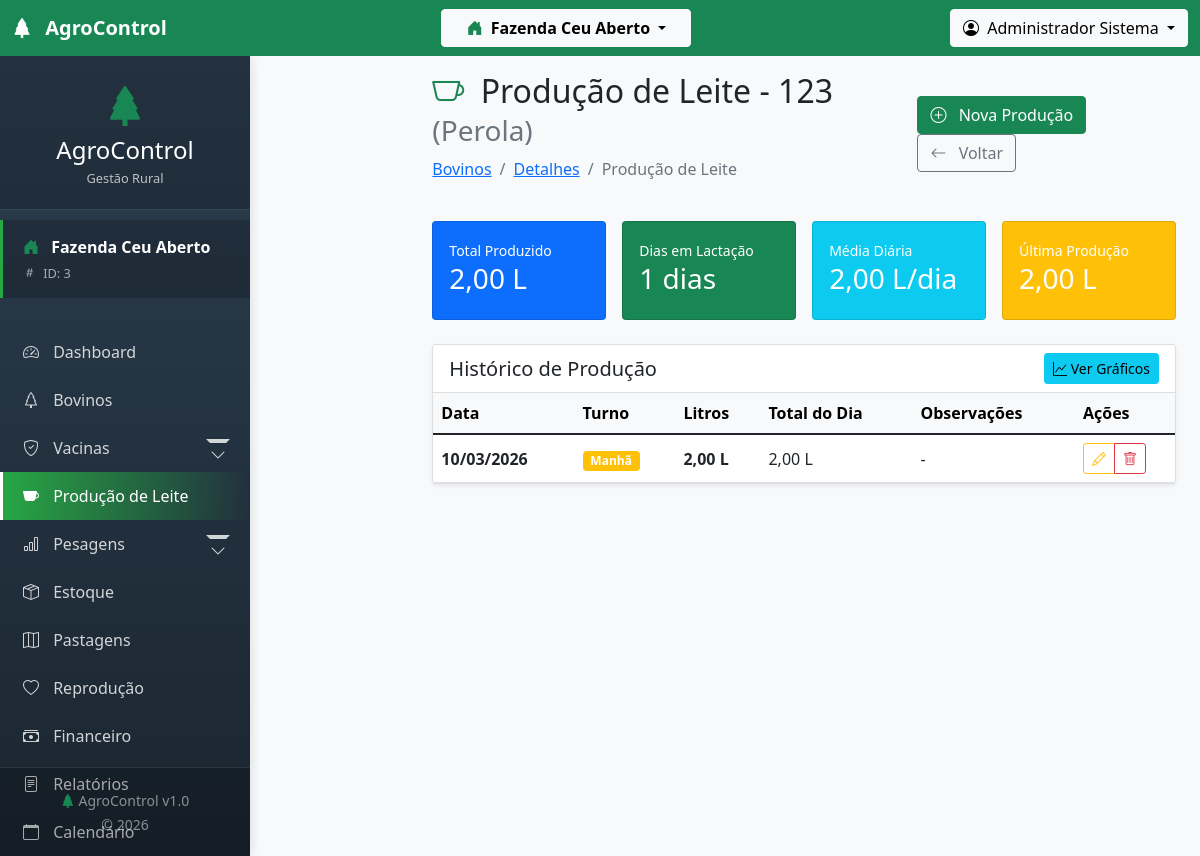
The app's page /modules/bovinos/acoes/leite/index.php?bovino_id=2 (signed in) with its own data.
### tables this page shows
CREATE TABLE `bovinos` (
  `id` int(11) NOT NULL AUTO_INCREMENT,
  `id_fazenda` int(11) NOT NULL,
  `id_usuario_cadastro` int(11) DEFAULT NULL,
  `id_raca` int(11) DEFAULT NULL,
  `id_situacao` int(11) DEFAULT NULL,
  `id_piquete_atual` int(11) DEFAULT NULL,
  `id_pai` int(11) DEFAULT NULL,
  `id_mae` int(11) DEFAULT NULL,
  `brinco` varchar(50) NOT NULL,
  `brinco_eletronico` varchar(50) DEFAULT NULL,
  `brinco_pai` varchar(50) DEFAULT NULL,
  `brinco_mae` varchar(50) DEFAULT NULL,
  `nome` varchar(100) DEFAULT NULL,
  `registro_abcrh` varchar(50) DEFAULT NULL,
  `registro_anc` varchar(50) DEFAULT NULL,
  `data_nascimento` date DEFAULT NULL,
  `sexo` enum('M','F') NOT NULL,
  `peso_nascimento` decimal(7,2) DEFAULT NULL,
  `peso_atual` decimal(7,2) DEFAULT NULL,
  `condicao_corporal` decimal(3,2) DEFAULT NULL,
  `cor_pelagem` varchar(50) DEFAULT NULL,
  `origem` enum('nascido','comprado','doacao','troca') DEFAULT 'nascido',
  `data_entrada` date NOT NULL,
  `valor_compra` decimal(10,2) DEFAULT NULL,
  `comprado_de` varchar(255) DEFAULT NULL,
  `nome_pai` varchar(100) DEFAULT NULL,
  `raca_pai` varchar(100) DEFAULT NULL,
  `nome_mae` varchar(100) DEFAULT NULL,
  `raca_mae` varchar(100) DEFAULT NULL,
  `data_saida` date DEFAULT NULL,
  `motivo_saida` varchar(100) DEFAULT NULL,
  `valor_venda` decimal(10,2) DEFAULT NULL,
  `observacoes` text DEFAULT NULL,
  `ativo` tinyint(1) DEFAULT 1,
  `data_cadastro` timestamp NULL DEFAULT current_timestamp(),
  `data_atualizacao` timestamp NULL DEFAULT NULL ON UPDATE current_timestamp(),
  PRIMARY KEY (`id`),
  UNIQUE KEY `unique_brinco_fazenda` (`id_fazenda`,`brinco`),
  KEY `id_raca` (`id_raca`),
  KEY `id_pai` (`id_pai`),
  KEY `id_mae` (`id_mae`),
  KEY `idx_bovinos_fazenda` (`id_fazenda`),
  KEY `idx_bovinos_situacao` (`id_situacao`),
  KEY `idx_bovinos_piquete` (`id_piquete_atual`),
  KEY `id_usuario_cadastro` (`id_usuario_cadastro`),
  CONSTRAINT `bovinos_ibfk_1` FOREIGN KEY (`id_fazenda`) REFERENCES `fazendas` (`id`) ON DELETE CASCADE,
  CONSTRAINT `bovinos_ibfk_2` FOREIGN KEY (`id_raca`) REFERENCES `racas` (`id`),
  CONSTRAINT `bovinos_ibfk_3` FOREIGN KEY (`id_situacao`) REFERENCES `situacoes` (`id`),
  CONSTRAINT `bovinos_ibfk_4` FOREIGN KEY (`id_piquete_atual`) REFERENCES `piquetes` (`id`),
  CONSTRAINT `bovinos_ibfk_5` FOREIGN KEY (`id_pai`) REFERENCES `bovinos` (`id`),
  CONSTRAINT `bovinos_ibfk_6` FOREIGN KEY (`id_mae`) REFERENCES `bovinos` (`id`),
  CONSTRAINT `bovinos_ibfk_7` FOREIGN KEY (`id_usuario_cadastro`) REFERENCES `usuarios` (`id`)
);

CREATE TABLE `producao_leite` (
  `id` int(11) NOT NULL AUTO_INCREMENT,
  `id_bovino` int(11) NOT NULL,
  `data_producao` date NOT NULL,
  `turno` enum('manha','tarde','noite','unico') DEFAULT 'unico',
  `quantidade_litros` decimal(7,2) NOT NULL,
  `qualidade` varchar(50) DEFAULT NULL,
  `observacoes` text DEFAULT NULL,
  `data_cadastro` timestamp NULL DEFAULT current_timestamp(),
  PRIMARY KEY (`id`),
  KEY `id_bovino` (`id_bovino`),
  KEY `idx_producao_data` (`data_producao`),
  CONSTRAINT `producao_leite_ibfk_1` FOREIGN KEY (`id_bovino`) REFERENCES `bovinos` (`id`) ON DELETE CASCADE
);

### config/tenant.php (called while the page is built, shortened)
<?php
require_once __DIR__ . '/database.php';
class TenantManager {
    public static function getActiveFarmId() {
        return $_SESSION['fazenda_ativa_id'] ?? null;
    }
    public static function addTenantFilter($tableAlias = '') {
        $farmId = self::getActiveFarmId();
        return " id_fazenda = $farmId ";
    }
}
function getActiveFarmId() {
    return TenantManager::getActiveFarmId();
}
?>

### config/database.php (called while the page is built, shortened)
<?php
$conn = new mysqli(DB_HOST, DB_USER, DB_PASSWORD, DB_NAME);
$conn->set_charset("utf8");
function executeQuery($sql) {
    global $conn;
    $result = $conn->query($sql);
    return $result;
}
?>

### modules/bovinos/acoes/leite/index.php (the view, shortened to what this page needs)
<?php
require_once '../../../../config/database.php';
require_once '../../../../config/tenant.php';
$bovino_id = isset($_GET['bovino_id']) ? intval($_GET['bovino_id']) : 0;
$sqlBovino = "SELECT id, brinco, nome FROM bovinos WHERE id = $bovino_id AND " . TenantManager::addTenantFilter();
$resultBovino = executeQuery($sqlBovino);
$bovino = $resultBovino->fetch_assoc();
$sql = "SELECT * FROM producao_leite
        WHERE id_bovino = $bovino_id
        ORDER BY data_producao DESC,
                 FIELD(turno, 'manha', 'tarde', 'noite', 'unico')";
$producoes = executeQuery($sql);
$totalLitros = 0;
$totalDias = 0;
$mediaDiaria = 0;
$ultimaProducao = null;
if ($producoes && $producoes->num_rows > 0) {
    $dias = [];
    while ($p = $producoes->fetch_assoc()) {
        $totalLitros += $p['quantidade_litros'];
        $dias[$p['data_producao']] = true;
    }
    $totalDias = count($dias);
    $mediaDiaria = $totalDias > 0 ? $totalLitros / $totalDias : 0;
    $producoes->data_seek(0);
    $ultimaProducao = $producoes->fetch_assoc();
    $producoes->data_seek(0);
}
include '../../../../includes/header.php';
include '../../../../includes/sidebar.php';
?>
<main class="col-lg-10 ms-auto px-4 py-3">
    <div class="d-flex justify-content-between align-items-center mb-4">
        <div>
            <h1 class="h2">
                <i class="bi bi-cup me-2 text-success"></i>
                Produção de Leite - <?php echo $bovino['brinco']; ?>
                <?php if ($bovino['nome']): ?>
                    <small class="text-muted">(<?php echo $bovino['nome']; ?>)</small>
                <?php endif; ?>
            </h1>
            <nav aria-label="breadcrumb">
                <ol class="breadcrumb">
                    <li class="breadcrumb-item"><a href="../../index.php">Bovinos</a></li>
                    <li class="breadcrumb-item"><a href="../../visualizar.php?id=<?php echo $bovino_id; ?>">Detalhes</a></li>
                    <li class="breadcrumb-item active">Produção de Leite</li>
                </ol>
            </nav>
        </div>
        <div>
            <a href="cadastrar.php?bovino_id=<?php echo $bovino_id; ?>" class="btn btn-success">
                <i class="bi bi-plus-circle me-2"></i>
                Nova Produção
            </a>
            <a href="../../visualizar.php?id=<?php echo $bovino_id; ?>" class="btn btn-outline-secondary">
                <i class="bi bi-arrow-left me-2"></i>
                Voltar
            </a>
        </div>
    </div>
    <div class="row g-3 mb-4">
        <div class="col-md-3 col-sm-6">
            <div class="card bg-primary text-white">
                <div class="card-body">
                    <small>Total Produzido</small>
                    <h3><?php echo number_format($totalLitros, 2, ',', '.'); ?> L</h3>
                </div>
            </div>
        </div>
        <div class="col-md-3 col-sm-6">
            <div class="card bg-success text-white">
                <div class="card-body">
                    <small>Dias em Lactação</small>
                    <h3><?php echo $totalDias; ?> dias</h3>
                </div>
            </div>
        </div>
        <div class="col-md-3 col-sm-6">
            <div class="card bg-info text-white">
                <div class="card-body">
                    <small>Média Diária</small>
                    <h3><?php echo number_format($mediaDiaria, 2, ',', '.'); ?> L/dia</h3>
                </div>
            </div>
        </div>
        <div class="col-md-3 col-sm-6">
            <div class="card bg-warning text-white">
                <div class="card-body">
                    <small>Última Produção</small>
                    <h3>
                        <?php
                        if ($ultimaProducao) {
                            echo number_format($ultimaProducao['quantidade_litros'], 2, ',', '.') . ' L';
                        } else {
                            echo '-';
                        }
                        ?>
                    </h3>
                </div>
            </div>
        </div>
    </div>
    <div class="card shadow-sm">
        <div class="card-header bg-white d-flex justify-content-between align-items-center">
            <h5 class="card-title mb-0">Histórico de Produção</h5>
            <a href="graficos.php?bovino_id=<?php echo $bovino_id; ?>" class="btn btn-sm btn-info">
                <i class="bi bi-graph-up"></i> Ver Gráficos
            </a>
        </div>
        <div class="card-body p-0">
            <?php if ($producoes && $producoes->num_rows > 0): ?>
            <div class="table-responsive">
                <table class="table table-hover align-middle mb-0">
                    <thead class="table-light">
                        <tr>
                            <th>Data</th>
                            <th>Turno</th>
                            <th>Litros</th>
                            <th>Total do Dia</th>
                            <th>Observações</th>
                            <th width="100">Ações</th>
                        </tr>
                    </thead>
                    <tbody>
                        <?php
                        $totalDia = [];
                        $producoes->data_seek(0);
                        while ($p = $producoes->fetch_assoc()) {
                            if (!isset($totalDia[$p['data_producao']])) {
                                $totalDia[$p['data_producao']] = 0;
                            }
                            $totalDia[$p['data_producao']] += $p['quantidade_litros'];
                        }
                        $producoes->data_seek(0);
                        while ($producao = $producoes->fetch_assoc()):
                        ?>
                        <tr>
                            <td><strong><?php echo date('d/m/Y', strtotime($producao['data_producao'])); ?></strong></td>
                            <td>
                                <?php
                                switch($producao['turno']) {
                                    case 'manha': echo '<span class="badge bg-warning">Manhã</span>'; break;
                                }
                                ?>
                            </td>
                            <td><strong><?php echo number_format($producao['quantidade_litros'], 2, ',', '.'); ?> L</strong></td>
                            <td><?php echo number_format($totalDia[$producao['data_producao']], 2, ',', '.'); ?> L</td>
                            <td><?php echo $producao['observacoes'] ?: '-'; ?></td>
                            <td>
                                <div class="btn-group btn-group-sm">
                                    <a href="editar.php?id=<?php echo $producao['id']; ?>&bovino_id=<?php echo $bovino_id; ?>"
                                       class="btn btn-outline-warning" title="Editar">
                                        <i class="bi bi-pencil"></i>
                                    </a>
                                    <a href="index.php?bovino_id=<?php echo $bovino_id; ?>&delete=<?php echo $producao['id']; ?>"
                                       class="btn btn-outline-danger" title="Excluir"
                                       onclick="return confirm('Excluir este registro?')">
                                        <i class="bi bi-trash"></i>
                                    </a>
                                </div>
                            </td>
                        </tr>
                        <?php endwhile; ?>
                    </tbody>
                </table>
            </div>
            <?php endif; ?>
        </div>
    </div>
</main>
<?php include '../../../../includes/footer.php'; ?>

### assets/css/style.css (style rules this page uses)
:root { --primary-color: #28a745; --secondary-color: #6c757d; --success-color: #28a745; --danger-color: #dc3545; --warning-color: #ffc107; --info-color: #17a2b8; }
body { font-family: 'Segoe UI', Tahoma, Geneva, Verdana, sans-serif; background-color: #f8f9fa; }

### includes/header.php (style rules this page uses)
body { margin: 0; padding: 0; font-family: 'Segoe UI', Tahoma, Geneva, Verdana, sans-serif; }

### includes/sidebar.php (style rules this page uses)
html, body { height: 100%; margin: 0; overflow-x: hidden; }

### records on screen
bovinos: brinco "123", nome "Perola"
producao_leite: quantidade_litros "2,00", data_producao "10/03/2026", turno "Manhã", data_producao "2,00", observacoes "-"

### other values on screen
$activeFarmName "Fazenda Ceu Aberto"
$_SESSION['usuario_nome'] "Administrador Sistema"
TenantManager::getActiveFarmName() "Fazenda Ceu Aberto"
$farmId "3"
$totalLitros "2,00"
$totalDias "1"
$mediaDiaria "2,00"
